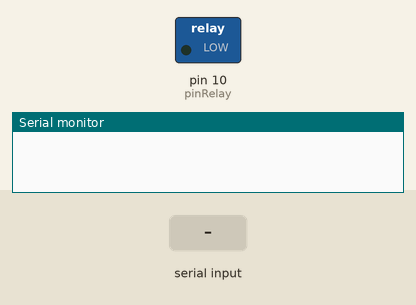
Simulated run of this sketch. Board: Arduino Uno, built with avr-gcc and run on an emulated ATmega328P. Shown: switched loads named in the sketch (green lamp = pin HIGH), the last lines printed to the serial monitor. The test bench sets the inputs (shaded band).

Above: at 1.2 s.
1.3 s: "1" received over the second serial link
At 2.7 s:
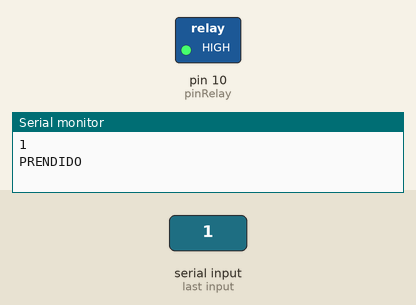
3.8 s: "0" received over the second serial link
At 5.8 s:
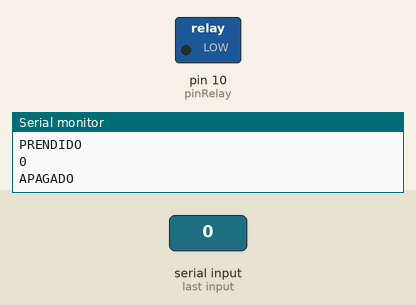
Timing chart, 0 to 7.3 s (numbered marks = the images above; inputs shaded):
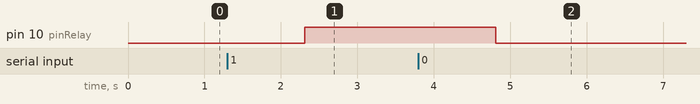

The sketch:

ej4.ino
```cpp
#include <SoftwareSerial.h>
#define pinRelay 10

/*
NOMBRE: BLUE4 (V)
PIN: 4444
*/

SoftwareSerial BT(2, 3); //2 TX, 3 RX.


void setup()
{
  BT.begin(9600);
  Serial.begin(9600);
  pinMode(pinRelay, OUTPUT);
}

void loop()
{
  //Cuando haya datos disponibles
  if (BT.available())
  {
    String valor = BT.readString();
    Serial.println(valor);
    BT.write("recibido.");

    if (valor == "1") {
      digitalWrite(pinRelay, HIGH);
      Serial.println("PRENDIDO");
    } else if (valor == "0") {
      digitalWrite(pinRelay, LOW);
      Serial.println("APAGADO");
    }
  }

}
```

Measured:
- after the input at 1.3 s, pin 10 (pinRelay): LOW → HIGH after 1.0 s
- after the input at 3.8 s, pin 10 (pinRelay): HIGH → LOW after 1.0 s
